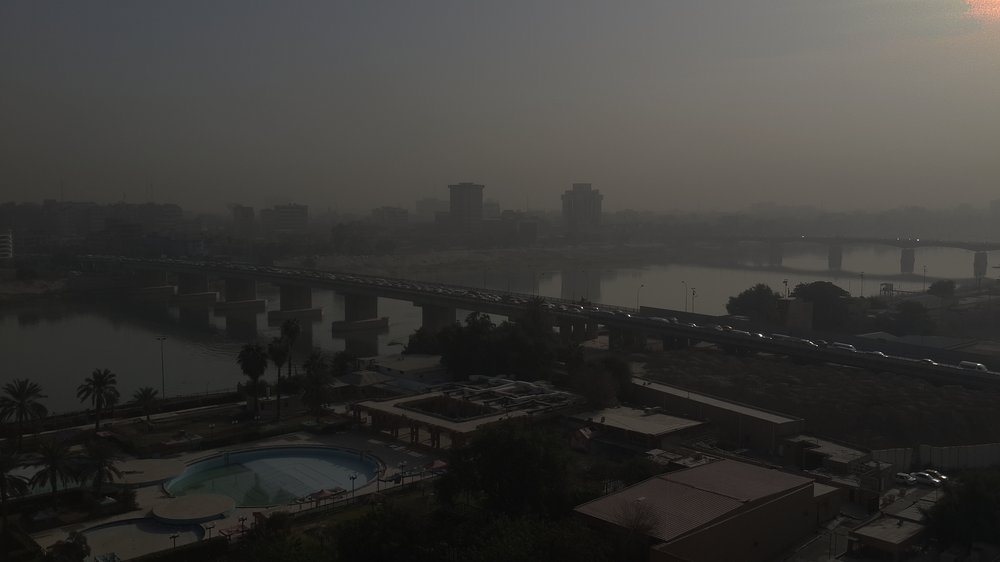
#> input picture Projects/8_image_processing/images_input/(1).png, 1000 x 562 px, shrunk from 2064 x 1161 before the run; its folder holds only this picture in this run
$ python main.py
#> lines starting #> are read from the running program, lines starting #| are printed output that depends on the picture
### Projects/9_image_processing_oop/image_enhancer.py
from PIL import Image, ImageEnhance
import matplotlib.pyplot as plt

class ImageEnhancer:
    image_path = ''
    img = None
    img_output = None

    def load_image(self):
        self.img = Image.open(self.image_path)
#> self.img is the input picture: PIL image 1000x562 RGBA; mean R, G, B, A 58.4, 57.1, 54.7, 255

    def show_image(self):
        plt.imshow(self.img)

    def save_image(self, output_path):
        self.img_output.save(output_path)

    def enhance_image(self, f_brightness, f_contrast, f_color):
#> called with f_brightness = 2, f_contrast = 2, f_color = 2
        en_brightness = ImageEnhance.Brightness(self.img)
        img_brightness = en_brightness.enhance(f_brightness)
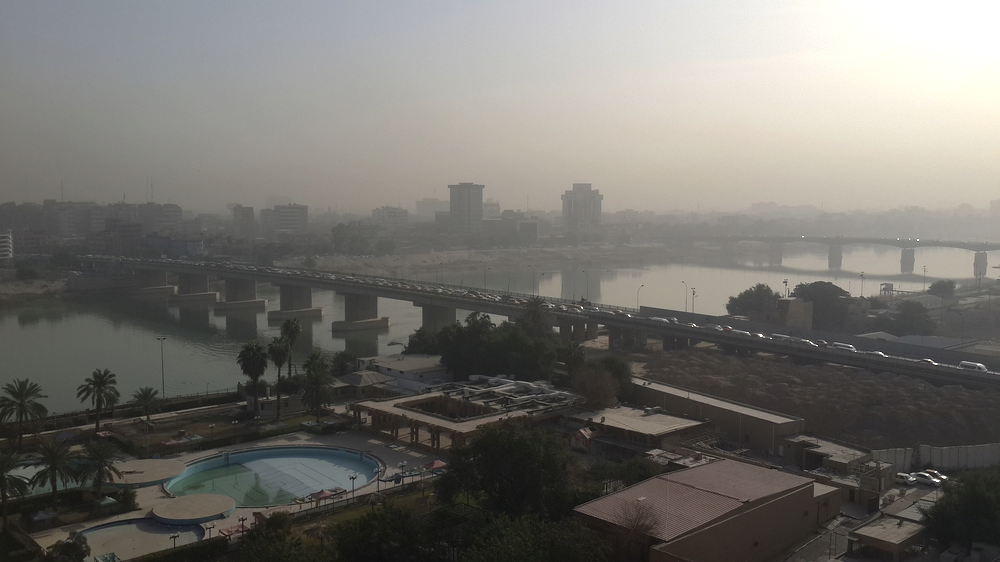
#> img_brightness: PIL image 1000x562 RGBA; mean R, G, B, A 115.9, 113.8, 109.2, 255

        en_contrast = ImageEnhance.Contrast(img_brightness)
        img_contrast = en_contrast.enhance(f_contrast)
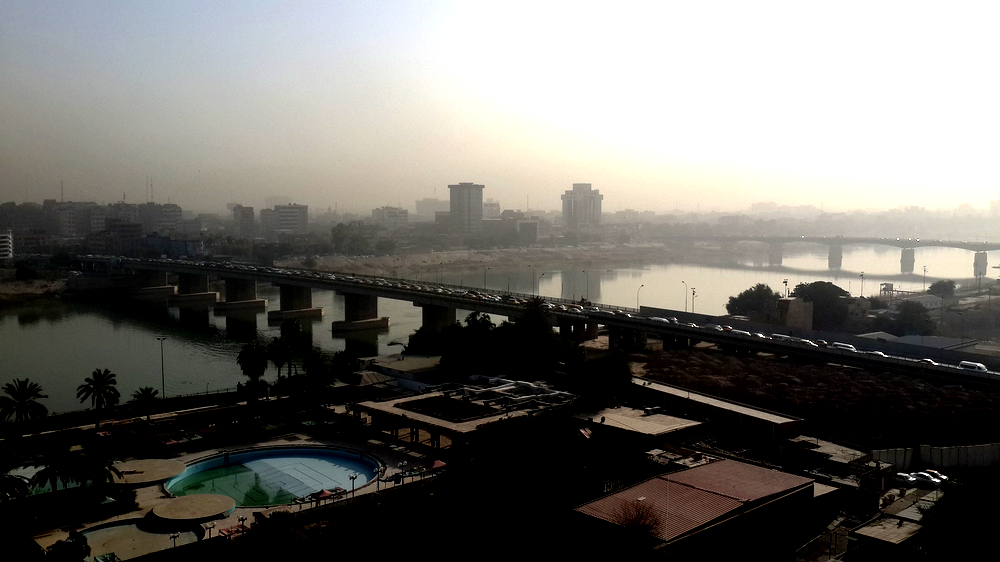
#> img_contrast: PIL image 1000x562 RGBA; mean R, G, B, A 111.8, 110, 105.5, 255

        en_color = ImageEnhance.Color(img_contrast)
        self.img_output = en_color.enhance(f_color)
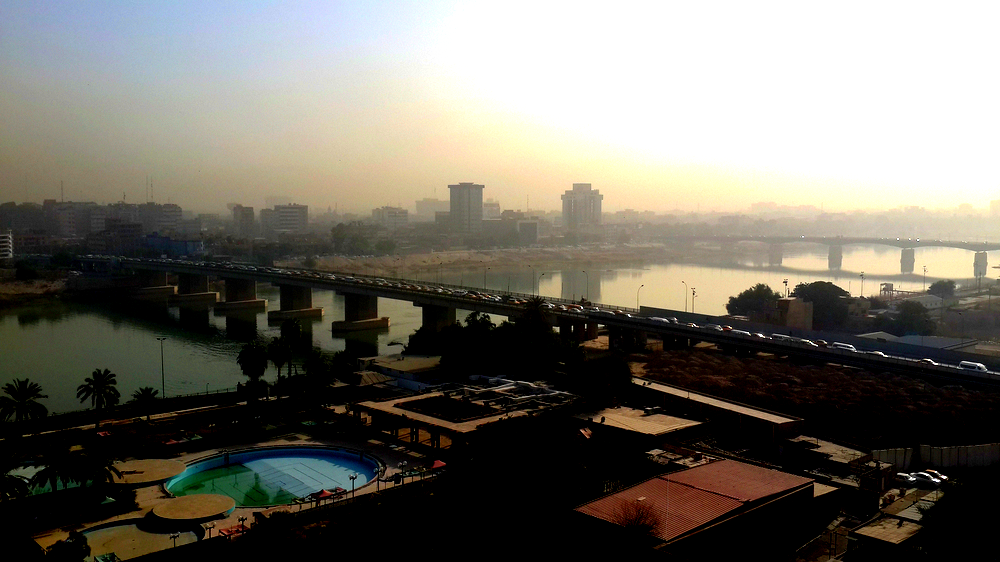
#> self.img_output: PIL image 1000x562 RGBA; mean R, G, B, A 113.3, 110, 101.1, 255

    def show_two_images(self):
        # Show multiple subplots
        fig, axs = plt.subplots(1,2)
        axs[0].imshow(self.img)
        axs[0].set_title('Input Image (Before)')
        axs[0].set_axis_off()
        axs[1].imshow(self.img_output)
        axs[1].set_title('Output Image (After)')
        axs[1].set_axis_off()


### Projects/9_image_processing_oop/main.py

import os
from image_enhancer import ImageEnhancer

images_dir = '../8_image_processing/images_input'
images_files = os.listdir(images_dir)

for f in images_files:
    # Create instance object from ImageEnhancer class
    my_image_enhancer = ImageEnhancer()

    # .. --> go back one directory
    my_image_enhancer.image_path = os.path.join(images_dir, f)
    my_image_enhancer.load_image()
    # my_image_enhancer.show_image()

    my_image_enhancer.enhance_image(2, 2, 2)
    my_image_enhancer.show_two_images()

    out_path = f.split('.')[0] + '_processed.png'
    my_image_enhancer.save_image(out_path)
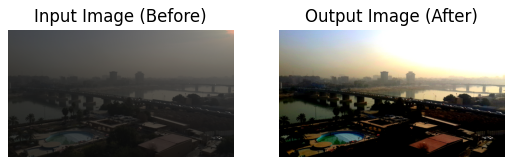
#> figure drawn by matplotlib, 2 panels

$ run again, on Projects/8_image_processing/images_input/(2).png
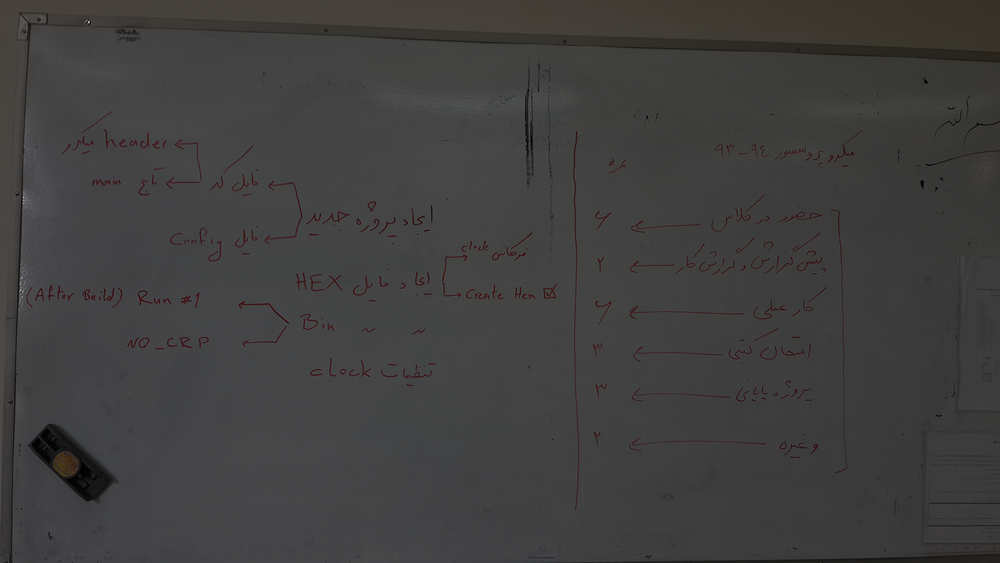
#> input picture Projects/8_image_processing/images_input/(2).png, 1000 x 563 px, shrunk from 1958 x 1102 before the run
#> in load_image, self.img is the input picture: PIL image 1000x563 RGB; mean R, G, B 64.2, 63.7, 63.2
#> in enhance_image, `self.img_output = en_color.enhance(f_color)`:
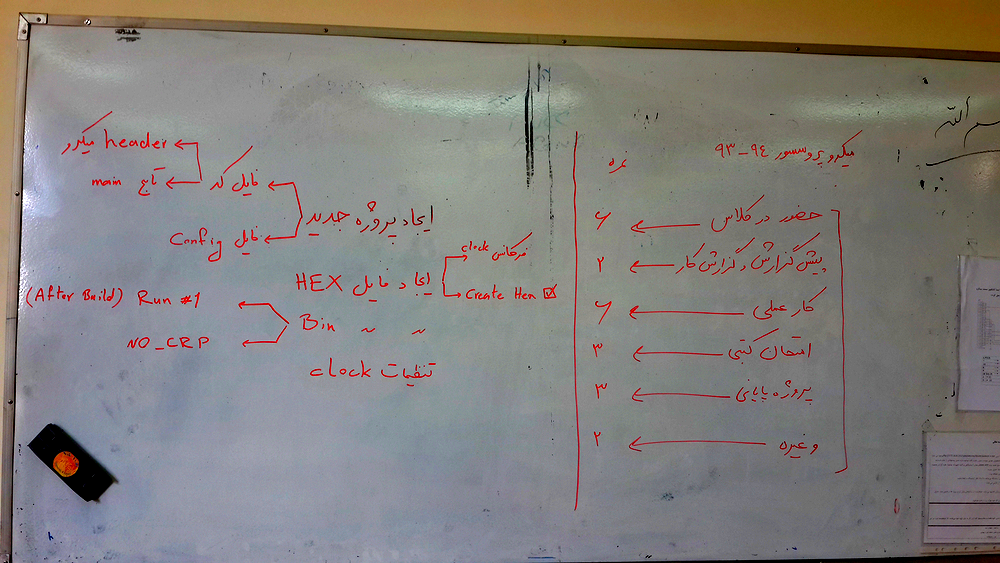
#> self.img_output: PIL image 1000x563 RGB; mean R, G, B 130.8, 127, 123.2
#> `my_image_enhancer.save_image(out_path)`:
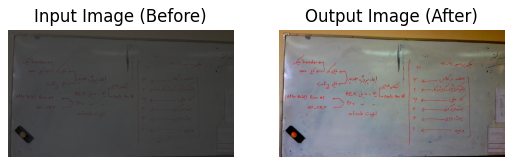
#> figure drawn by matplotlib, 2 panels

$ run again, on Projects/8_image_processing/images_input/(3).png
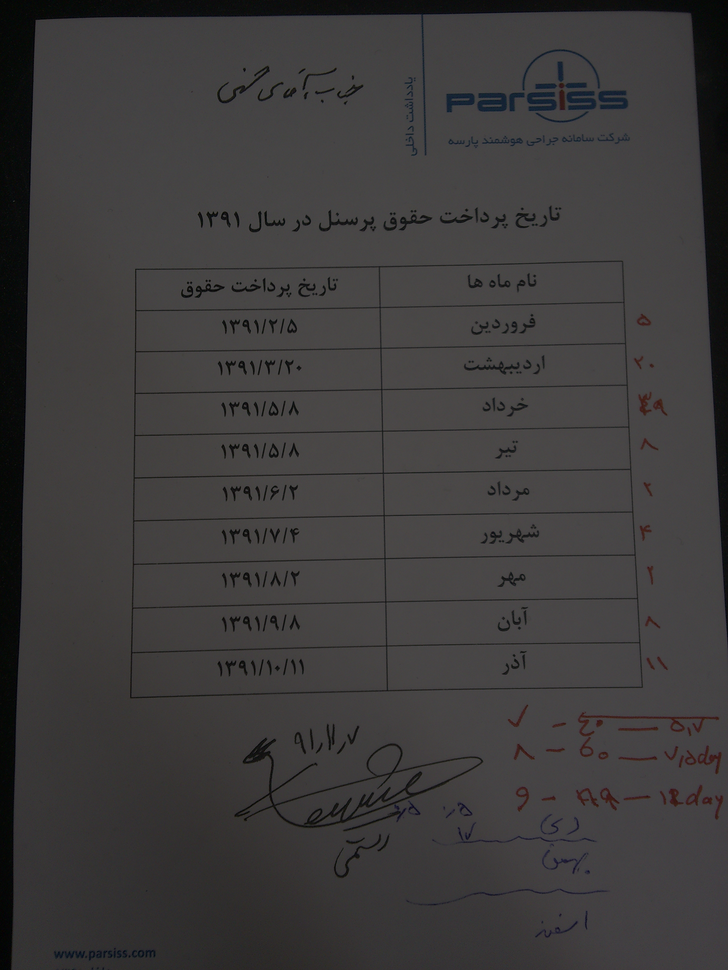
#> input picture Projects/8_image_processing/images_input/(3).png, 728 x 970 px, shrunk from 1469 x 1958 before the run
#> in load_image, self.img is the input picture: PIL image 728x970 RGB; mean R, G, B 61.5, 59.6, 59.7
#> in enhance_image, `img_contrast = en_contrast.enhance(f_contrast)`:
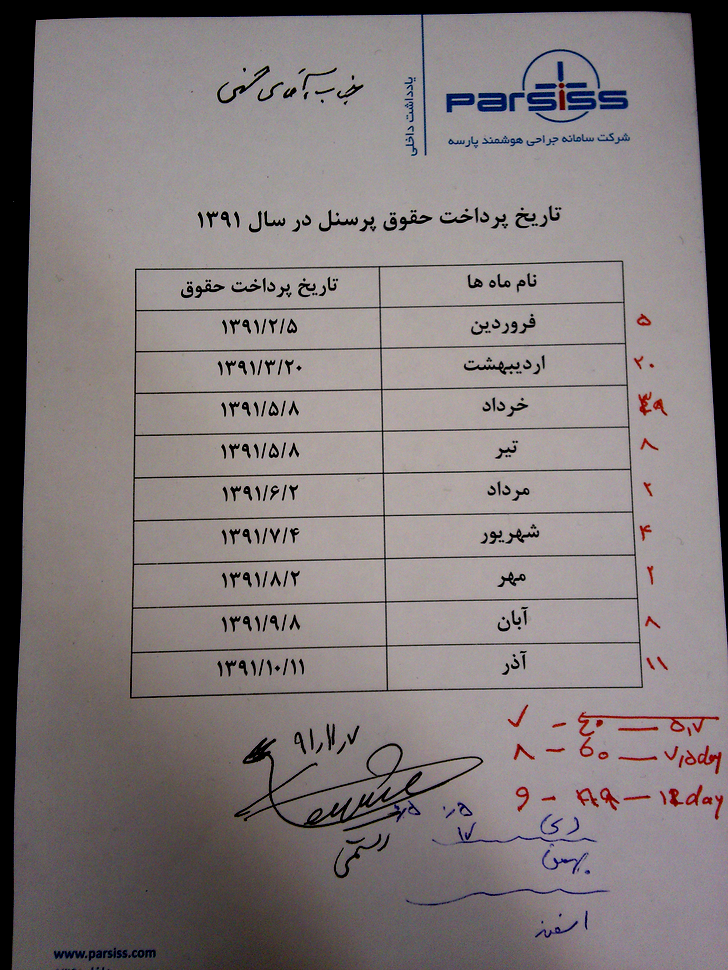
#> img_contrast: PIL image 728x970 RGB; mean R, G, B 131.5, 123.7, 124.3
#> `my_image_enhancer.save_image(out_path)`:
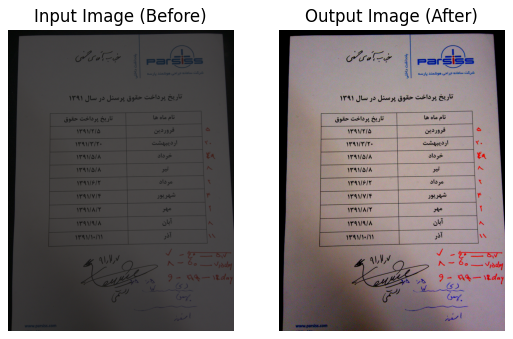
#> figure drawn by matplotlib, 2 panels
